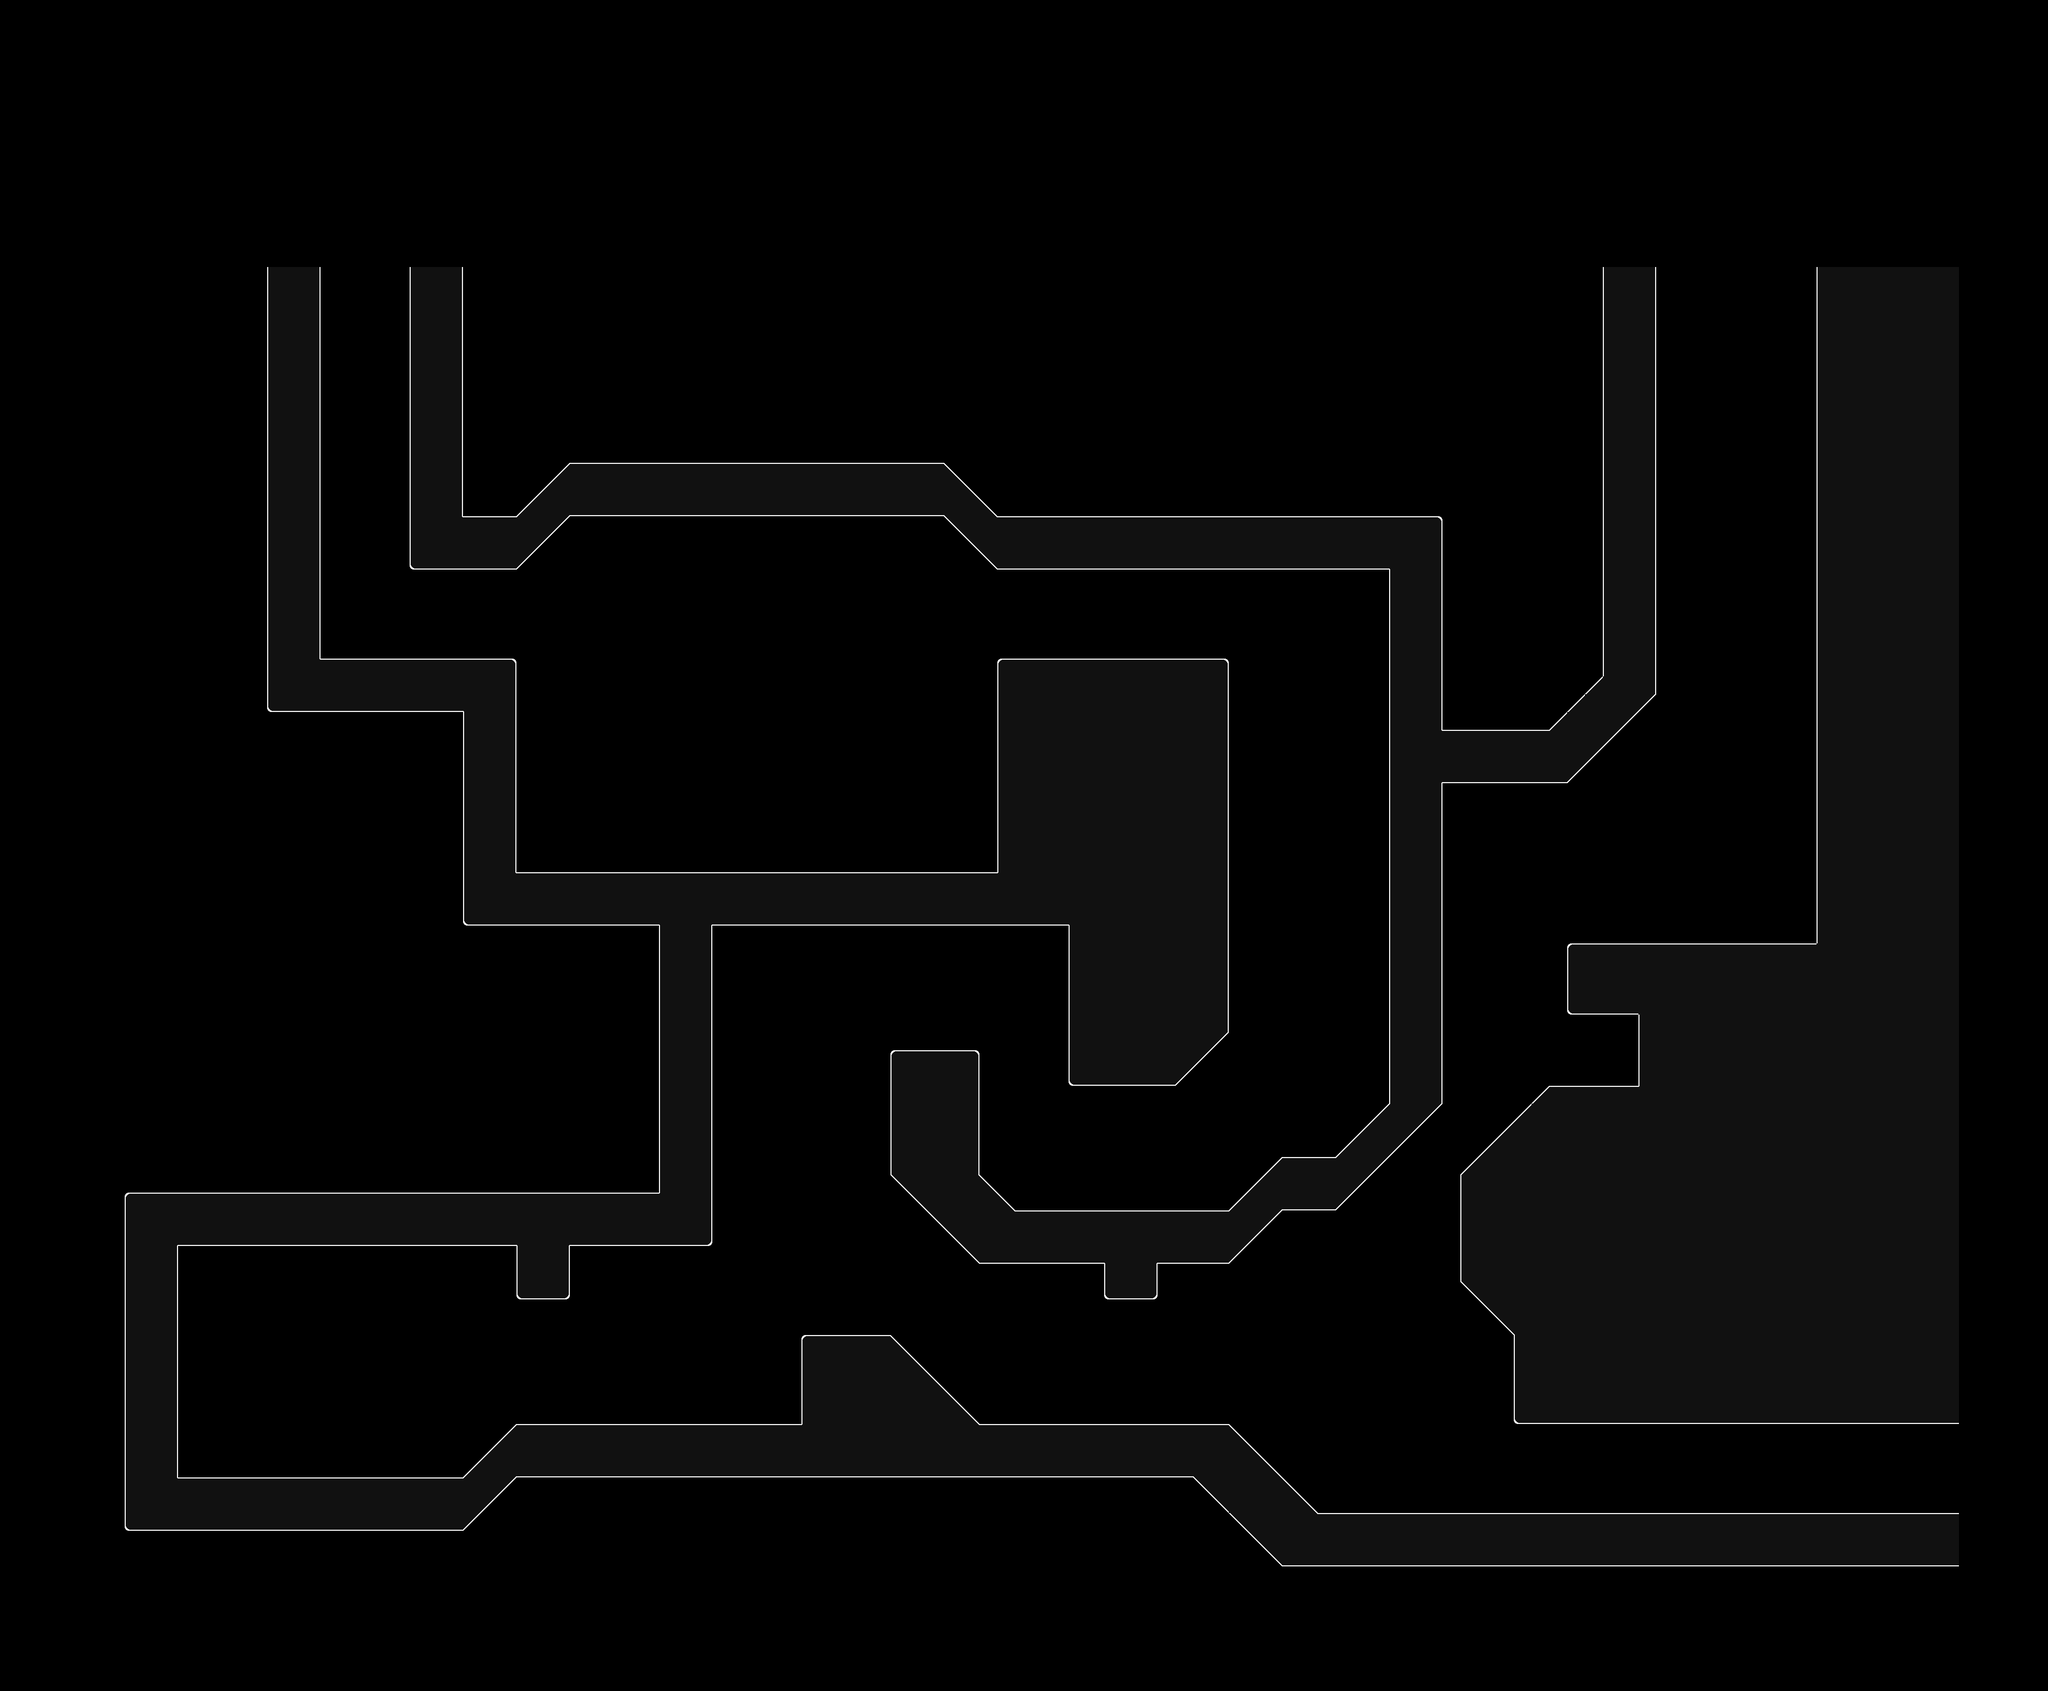

This is a level from a 2D game, rendered from its Tiled map with the project's own tilesets. A one-line summary and the map file follow, with tile-layer data summarised:
An orthogonal 115x95 tile map with 32x32 px tiles, 1 tile layer (Tile Layer 1) and 78 objects (11x Dropthrough, 10x Dummy, 6x Text, 5x MovePoint, 5x Displacer, ...).

<map version="1.5" tiledversion="1.7.1" orientation="orthogonal" renderorder="right-down" compressionlevel="0" width="115" height="95" tilewidth="32" tileheight="32" infinite="0" nextlayerid="4" nextobjectid="123">
 <properties>
  <property name="music" value="LEVEL_WRECK" />
  <property name="startUI" value="SCRAP" />
 </properties>
 <tileset firstgid="1" source="main_0.tsx" />
 <layer id="1" name="Tile Layer 1" width="115" height="95">
  <data>[10925 cells, 2587 non-empty, 17 distinct tile ids]</data>
 </layer>
 <objectgroup id="2" name="collision-layer">
  <object id="46" x="480" y="2560">
   <polyline points="-160,96 352,96 448,0 960,0 960,-160 1120,-160 1280,0 1728,0 1888,160 3040,160 3040,0 2240,0 2240,-160 2144,-256 2144,-448 2304,-608 2464,-608 2464,-736 2336,-736 2336,-864 2784,-864 2784,-2080 2496,-2080 2496,-1312 2336,-1152 2112,-1152 2112,-576 1920,-384 1824,-384 1728,-288 1600,-288 1600,-224 1504,-224 1504,-288 1280,-288 1120,-448 1120,-672 1280,-672 1280,-448 1344,-384 1728,-384 1824,-480 1920,-480 2016,-576 2016,-1536 1312,-1536 1216,-1632 544,-1632 448,-1536 256,-1536 256,-2080 96,-2080 96,-1376 448,-1376 448,-992 1312,-992 1312,-1376 1728,-1376 1728,-704 1632,-608 1440,-608 1440,-896 800,-896 800,-320 544,-320 544,-224 448,-224 448,-320 -160,-320 -160,96" />
  </object>
 </objectgroup>
 <objectgroup id="3" name="event-layer">
  <object id="1" name="Start" type="Start" x="352" y="2592" width="32" height="32">
   <properties>
    <property name="triggeringId" value="introstart" />
   </properties>
  </object>
  <object id="3" name="Prefab" type="PrefabDoor" x="928" y="2336" width="96" height="224">
   <properties>
    <property name="prefabId" value="Door" />
    <property name="speed" type="float" value="3" />
    <property name="triggeredId" value="door1" />
    <property name="yDisplace" type="int" value="-8" />
   </properties>
  </object>
  <object id="4" name="Prefab" type="PrefabLeverActivateOnce" x="736" y="2560" width="96" height="96">
   <properties>
    <property name="prefabId" value="LeverActivateOnce" />
    <property name="triggeringId" value="sc0" />
   </properties>
  </object>
  <object id="5" name="Warp" type="Warp" x="640" y="416" width="32" height="32">
   <properties>
    <property name="level" value="WRECK2" />
    <property name="startId" value="start0" />
    <property name="triggeredId" value="warp0" />
   </properties>
  </object>
  <object id="8" name="Start" type="Start" x="640" y="608" width="32" height="32">
   <properties>
    <property name="startId" value="start0" />
    <property name="triggeringId" value="playerstart" />
   </properties>
  </object>
  <object id="9" name="Sensor" type="Sensor" x="576" y="480" width="160" height="96">
   <properties>
    <property name="triggeredId" value="" />
    <property name="triggeringId" value="warp0" />
   </properties>
  </object>
  <object id="11" name="Prefab" type="PrefabDoor" x="1984" y="2336" width="96" height="224">
   <properties>
    <property name="prefabId" value="Door" />
    <property name="speed" type="float" value="3" />
    <property name="triggeredId" value="door2" />
    <property name="yDisplace" type="int" value="8" />
   </properties>
  </object>
  <object id="12" name="Prefab" type="PrefabLeverActivateOnce" x="2112" y="2464" width="96" height="96">
   <properties>
    <property name="prefabId" value="LeverActivateOnce" />
    <property name="triggeringId" value="sc1" />
   </properties>
  </object>
  <object id="13" name="Dropthrough" type="Dropthrough" x="1472" y="2104" width="128" height="8">
   <properties>
    <property name="independent" type="bool" value="true" />
   </properties>
  </object>
  <object id="14" name="Dropthrough" type="Dropthrough" x="1280" y="1952" width="128" height="8">
   <properties>
    <property name="independent" type="bool" value="true" />
   </properties>
  </object>
  <object id="15" name="Dropthrough" type="Dropthrough" x="1760" y="1888" width="160" height="8">
   <properties>
    <property name="independent" type="bool" value="true" />
   </properties>
  </object>
  <object id="16" name="Dropthrough" type="Dropthrough" x="1664" y="1376" width="128" height="8">
   <properties>
    <property name="independent" type="bool" value="true" />
   </properties>
  </object>
  <object id="17" name="Dropthrough" type="Dropthrough" x="576" y="1008" width="96" height="8">
   <properties>
    <property name="independent" type="bool" value="true" />
   </properties>
  </object>
  <object id="18" name="Dropthrough" type="Dropthrough" x="640" y="744" width="96" height="8">
   <properties>
    <property name="independent" type="bool" value="true" />
   </properties>
  </object>
  <object id="20" name="Dummy" type="Dummy" x="2432" y="1888" width="32" height="32">
   <properties>
    <property name="triggeredId" value="dummy0" />
    <property name="triggeringId" value="dummy1" />
   </properties>
  </object>
  <object id="21" name="Dropthrough" type="Dropthrough" x="2400" y="1728" width="96" height="8">
   <properties>
    <property name="triggeredId" value="plat1" />
   </properties>
  </object>
  <object id="22" name="MovePoint" type="MovePoint" x="2432" y="1728" width="32" height="32">
   <properties>
    <property name="connections" value="plat1" />
    <property name="speed" type="float" value="3" />
    <property name="triggeredId" value="" />
    <property name="triggeringId" value="dummy0" />
   </properties>
  </object>
  <object id="23" name="Displacer" type="Displacer" x="2408" y="1720" width="80" height="8">
   <properties>
    <property name="displaceX" type="float" value="0" />
    <property name="triggeringId" value="plat1" />
   </properties>
  </object>
  <object id="24" name="Dummy" type="Dummy" x="2432" y="1568" width="32" height="32">
   <properties>
    <property name="triggeredId" value="dummy1" />
    <property name="triggeringId" value="dummy0" />
   </properties>
  </object>
  <object id="31" name="Dummy" type="Dummy" x="2240" y="1600" width="32" height="32">
   <properties>
    <property name="triggeredId" value="dummy2" />
    <property name="triggeringId" value="dummy3" />
   </properties>
  </object>
  <object id="32" name="Dropthrough" type="Dropthrough" x="2208" y="1448" width="96" height="8">
   <properties>
    <property name="triggeredId" value="plat2" />
   </properties>
  </object>
  <object id="33" name="MovePoint" type="MovePoint" x="2240" y="1440" width="32" height="32">
   <properties>
    <property name="connections" value="plat2" />
    <property name="speed" type="float" value="3" />
    <property name="triggeredId" value="" />
    <property name="triggeringId" value="dummy3" />
   </properties>
  </object>
  <object id="34" name="Displacer" type="Displacer" x="2216" y="1440" width="80" height="8">
   <properties>
    <property name="displaceX" type="float" value="0" />
    <property name="triggeringId" value="plat2" />
   </properties>
  </object>
  <object id="35" name="Dummy" type="Dummy" x="2240" y="1280" width="32" height="32">
   <properties>
    <property name="triggeredId" value="dummy3" />
    <property name="triggeringId" value="dummy2" />
   </properties>
  </object>
  <object id="36" name="Dummy" type="Dummy" x="1632" y="1184" width="32" height="32">
   <properties>
    <property name="triggeredId" value="dummy4" />
    <property name="triggeringId" value="dummy5" />
   </properties>
  </object>
  <object id="37" name="Dropthrough" type="Dropthrough" x="1472" y="1184" width="160" height="8">
   <properties>
    <property name="triggeredId" value="plat3" />
   </properties>
  </object>
  </objectgroup>
</map>
<!-- 51 of 78 objects omitted -->
